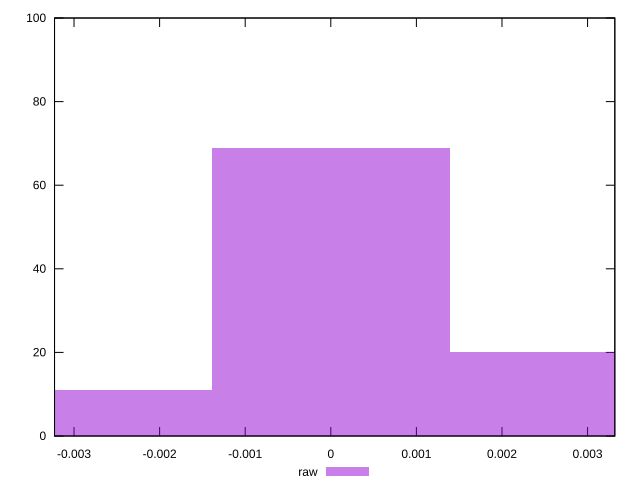

Source code (gnuplot):
reset

$raw <<EOF
0.00278131036596186 20
0 69
-0.00278131036596186 11
EOF

set key outside below
set boxwidth 0.00278131036596186
set xrange [-0.00322768740515231:0.003318380308963828]
set yrange [0:100]
set trange [0:100]
set style fill transparent solid 0.5 noborder
set terminal svg size 640, 490 enhanced background rgb 'white'
set output "report_00015_2021-02-09T16-11-33.973Z/meta/pScore-difference/samples/pages+cached+noadtech/raw/histogram.svg"

plot $raw title "raw" with boxes

reset
